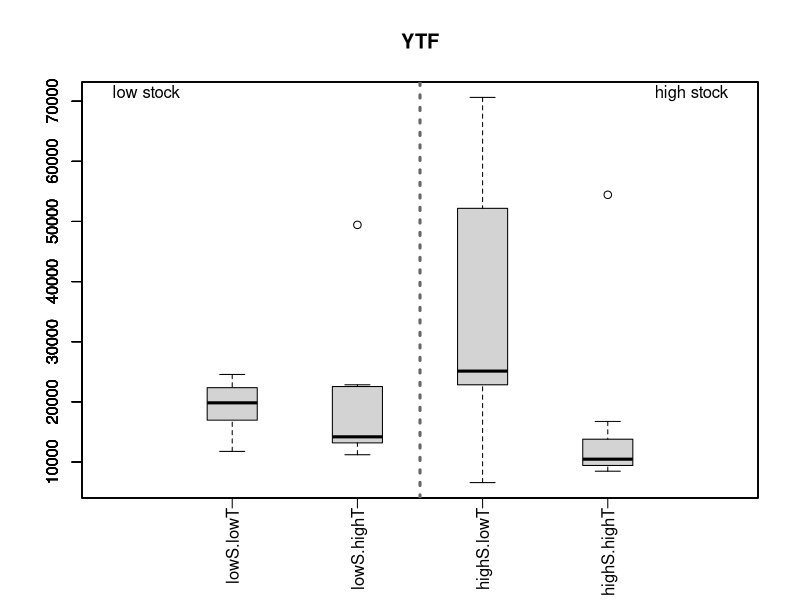
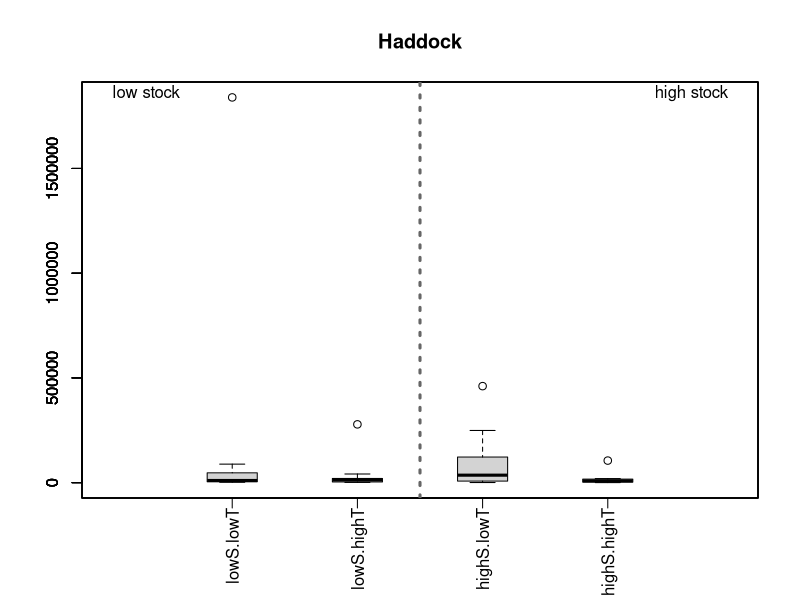
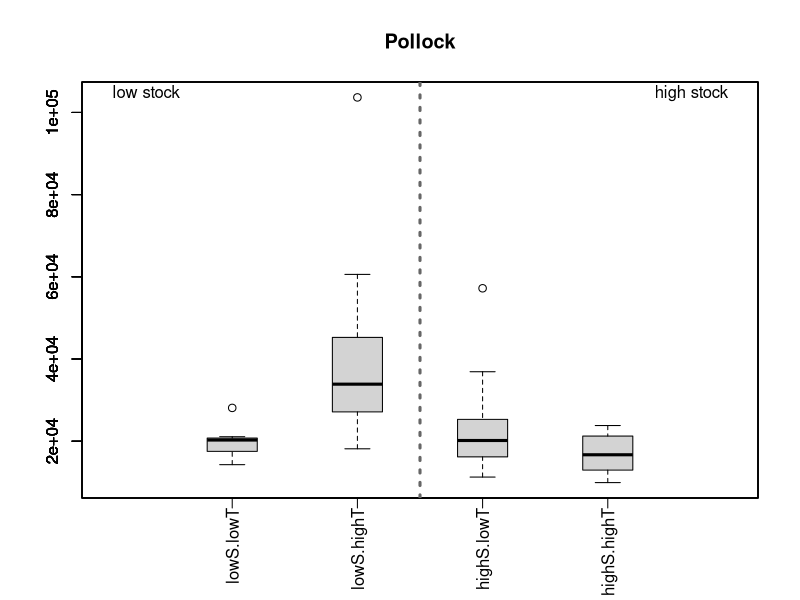
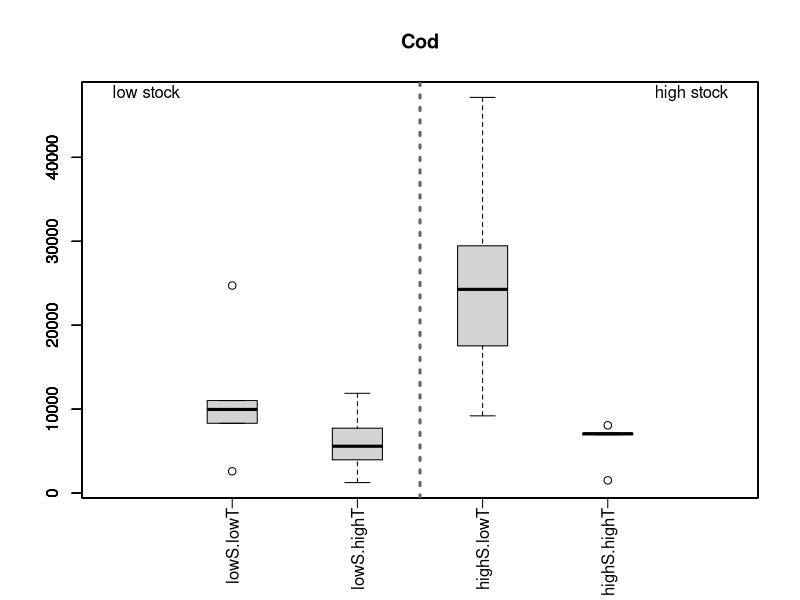
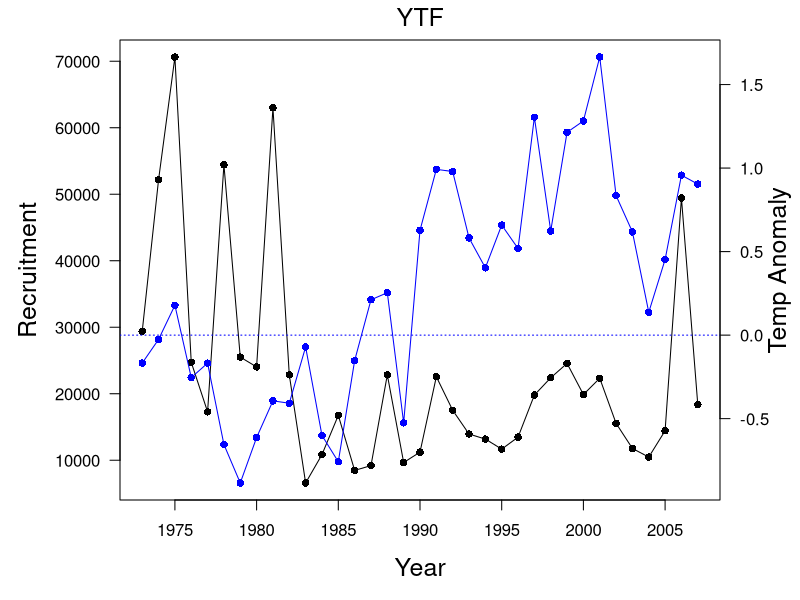
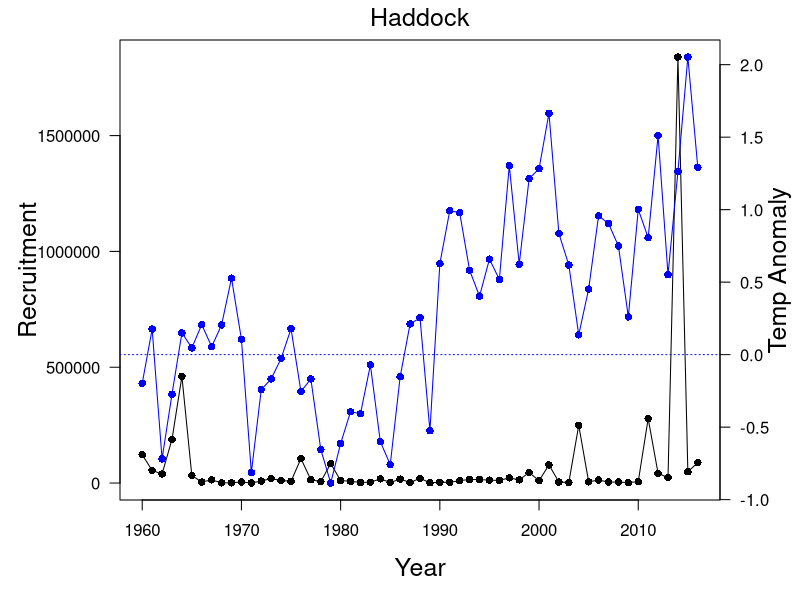
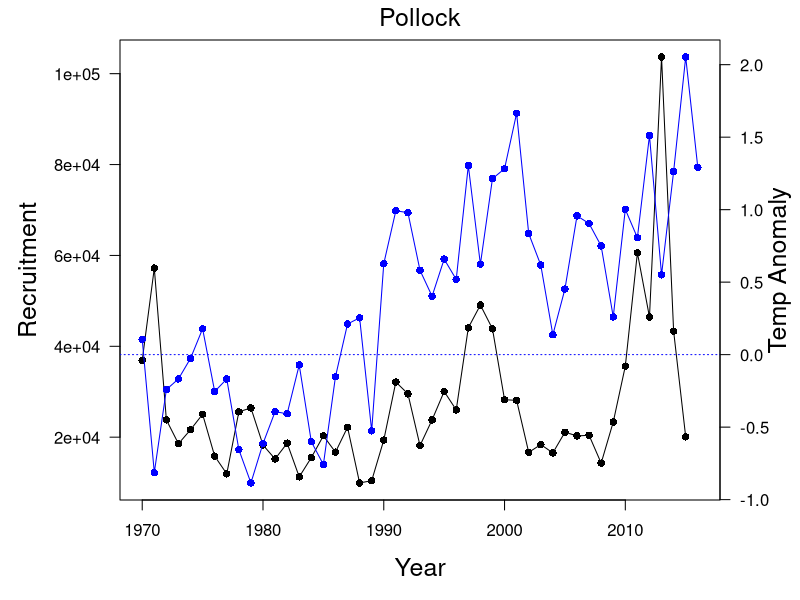
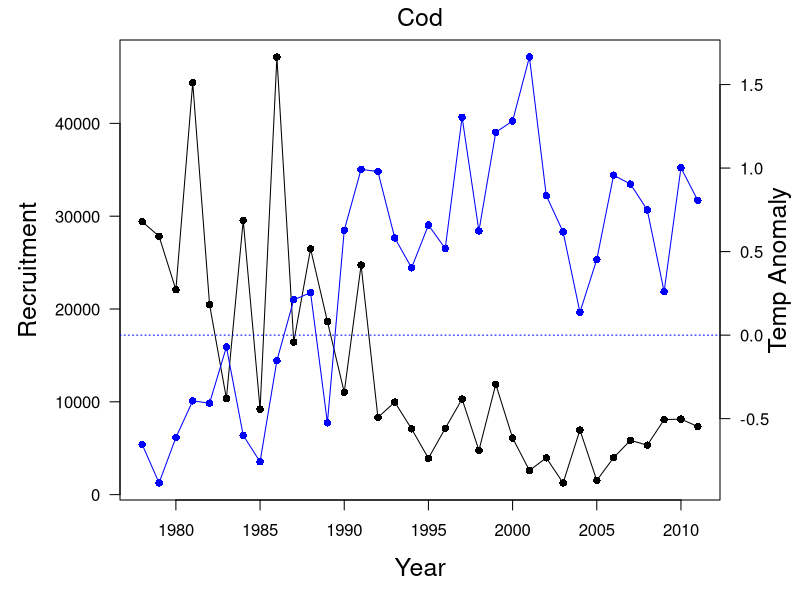

Source code (R) for these figures, in order:


srh_base <- read.csv('scratch/stockRecruit/2019-01-28/HAD_S_R.csv', 
                header=TRUE)

srp_base <- read.csv('scratch/stockRecruit/2019-01-28/POL_S_R.csv', 
                header=TRUE)
srp_base <- srp_base[,-ncol(srp_base)]

sry_base <- read.csv('scratch/stockRecruit/2019-01-28/YTF_S_R.csv', 
                header=TRUE)

src_base <- read.csv('data/data_raw/SAW55SR_codGB.csv')


TAnomRaw <- read.table('scratch/growth/2019-01-24/anom1985.txt', 
                       header=TRUE)
names(TAnomRaw)[1] <- 'Year'
TAnom <- subset(TAnomRaw, Year >= 1960 & Year <= 2016)

sry <- merge(TAnomRaw, sry_base)
  names(sry)[3] <- 'R'
  names(sry)[4] <- 'S'
srh <- merge(TAnomRaw, srh_base)
  names(srh)[3] <- 'R'
  names(srh)[4] <- 'S'
srp <- merge(TAnomRaw, srp_base)
  names(srp)[4] <- 'R'
  names(srp)[3] <- 'S'
src <- merge(TAnomRaw, src_base)
  names(src)[6] <- 'R'
  names(src)[4] <- 'S'



bpfun <- function(dat, title){
  medS <- median(dat$S)
  medT <- median(dat$Tanom)
  catS <- ifelse(dat$S < medS, 'lowS', 'highS')
  catT <- ifelse(dat$Tanom < medT, 'lowT', 'highT')
  # datLowS <- dat[catS == 'lowS',]
  # datHighS <- dat[catS == 'highS',]
  
  splDat <- split(dat, list(catS, catT))
  
  boxplot(NA, xlim=c(0,5), ylim=range(dat$R, na.rm=TRUE), main=title)
  axis(1, at=1:4, labels = NA)
  order <- c(4,2,3,1)
  mtext(text=names(splDat), at=order, las=2, side=1, line=0.5)
  for(i in order){
    boxplot(splDat[[i]]$R, add=TRUE, at=i)
  }
  abline(v=2.5, lty=3, lwd=3, col='gray40')
  mtext(side=3, line=-1, adj=c(0.05,0.95), 
        text=c('low stock', 'high stock'))
}


# Function for overplotting recruitment and temp trajectories
# 2-axis plot -- very different scales
trajFun <- function(dat, title){
  par(mar = c(5,6,2,4))
  plot(R ~ Year, 
       data = dat,
       las = 1,
       xlab = '',
       ylab = '',
       type = 'o',
       pch = 16)
  par(new = TRUE)
  plot(Tanom ~ Year, 
       data = dat,
       type = 'o',
       pch = 16,
       col = 'blue',
       ann = FALSE,
       axes = FALSE)
  axis(side = 4,
       las = 1)
  abline(h=0, col='blue', lty=3)
  
  mtext(text = 'Year', side = 1, line = 3, cex = 1.5)
  mtext(text = 'Recruitment', side = 2, line = 4, cex = 1.5)
  mtext(text = 'Temp Anomaly', side = 4, line = 2.5, cex = 1.5)
  mtext(text = title, side = 3, line = 0.5, cex = 1.5)
}




bpfun(dat = sry, title = 'YTF')
bpfun(dat = srh, title = 'Haddock')
bpfun(dat = srp, title = 'Pollock')
bpfun(dat = src, title = 'Cod')

trajFun(dat = sry, title = 'YTF')
trajFun(dat = srh, title = 'Haddock')
trajFun(dat = srp, title = 'Pollock')
trajFun(dat = src, title = 'Cod')
